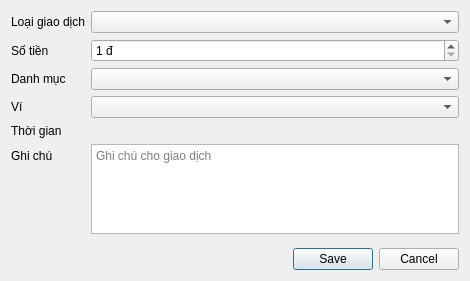
<?xml version="1.0" encoding="utf-8"?>
<ui version="4.0">
 <class>TransactionDialog</class>
 <widget class="QDialog" name="TransactionDialog">
  <property name="minimumSize">
   <size>
    <width>470</width>
    <height>0</height>
   </size>
  </property>
  <property name="windowTitle">
   <string>Giao dịch</string>
  </property>
  <layout class="QVBoxLayout" name="rootLayout">
   <item>
    <layout class="QFormLayout" name="formLayout">
     <item row="0" column="0">
      <widget class="QLabel" name="typeLabel">
       <property name="text">
        <string>Loại giao dịch</string>
       </property>
      </widget>
     </item>
     <item row="0" column="1">
      <widget class="QComboBox" name="typeCombo" />
     </item>
     <item row="1" column="0">
      <widget class="QLabel" name="amountLabel">
       <property name="text">
        <string>Số tiền</string>
       </property>
      </widget>
     </item>
     <item row="1" column="1">
      <widget class="QDoubleSpinBox" name="amountInput">
       <property name="maximum">
        <double>1000000000000.000000000000000</double>
       </property>
       <property name="minimum">
        <double>1.000000000000000</double>
       </property>
       <property name="singleStep">
        <double>10000.000000000000000</double>
       </property>
       <property name="decimals">
        <number>0</number>
       </property>
       <property name="suffix">
        <string> đ</string>
       </property>
      </widget>
     </item>
     <item row="2" column="0">
      <widget class="QLabel" name="categoryLabel">
       <property name="text">
        <string>Danh mục</string>
       </property>
      </widget>
     </item>
     <item row="2" column="1">
      <widget class="QComboBox" name="categoryCombo" />
     </item>
     <item row="3" column="0">
      <widget class="QLabel" name="walletLabel">
       <property name="text">
        <string>Ví</string>
       </property>
      </widget>
     </item>
     <item row="3" column="1">
      <widget class="QComboBox" name="walletCombo" />
     </item>
     <item row="4" column="0">
      <widget class="QLabel" name="timeCaption">
       <property name="text">
        <string>Thời gian</string>
       </property>
      </widget>
     </item>
     <item row="4" column="1">
      <widget class="QLabel" name="timeLabel">
       <property name="text">
        <string></string>
       </property>
      </widget>
     </item>
     <item row="5" column="0">
      <widget class="QLabel" name="noteLabel">
       <property name="text">
        <string>Ghi chú</string>
       </property>
      </widget>
     </item>
     <item row="5" column="1">
      <widget class="QTextEdit" name="noteInput">
       <property name="maximumSize">
        <size>
         <width>16777215</width>
         <height>90</height>
        </size>
       </property>
       <property name="placeholderText">
        <string>Ghi chú cho giao dịch</string>
       </property>
      </widget>
     </item>
    </layout>
   </item>
   <item>
    <spacer name="buttonGap">
     <property name="orientation">
      <enum>Qt::Vertical</enum>
     </property>
     <property name="sizeType">
      <enum>QSizePolicy::Fixed</enum>
     </property>
     <property name="sizeHint">
      <size>
       <width>20</width>
       <height>8</height>
      </size>
     </property>
    </spacer>
   </item>
   <item>
    <widget class="QDialogButtonBox" name="buttons">
     <property name="standardButtons">
      <set>QDialogButtonBox::Cancel|QDialogButtonBox::Save</set>
     </property>
    </widget>
   </item>
  </layout>
 </widget>
 <resources />
 <connections />
</ui>
